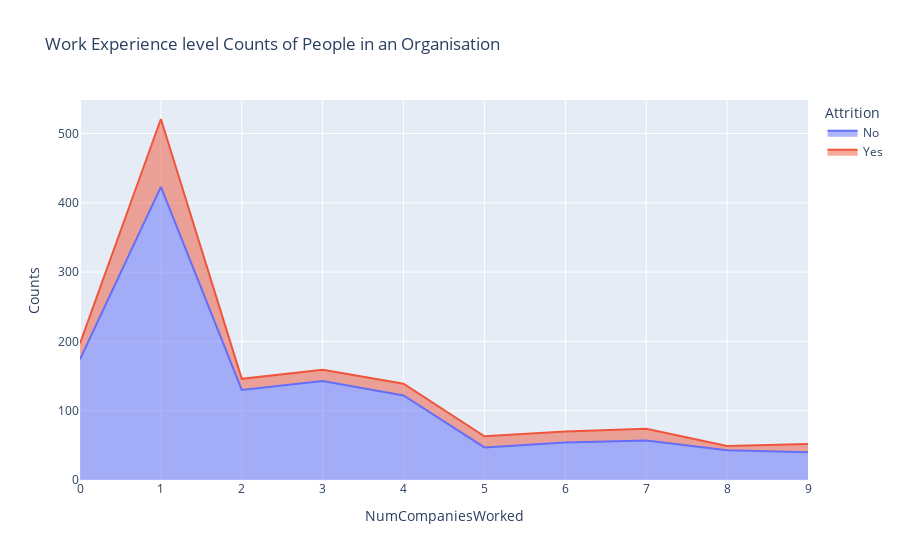

Notebook code cell kept with this figure:
### Markdown cell above
# Area plot to show the work experience level counts of people

### Code cell
ncwrd=hr.groupby(['NumCompaniesWorked','Attrition']).apply(lambda x:x['DailyRate'].count()).reset_index(name='Counts')
px.area(ncwrd,x='NumCompaniesWorked',y='Counts',color='Attrition',title='Work Experience level Counts of People in an Organisation')

### Figure 1 — Plotly figure (JSON) as saved in the notebook; plotly's stock layout.template omitted (floating-point values rounded to 4 significant figures)
{"data": [{"fillpattern": {"shape": ""}, "hovertemplate": "Attrition=No<br>NumCompaniesWorked=%{x}<br>Counts=%{y}<extra></extra>", "legendgroup": "No", "line": {"color": "#636efa"}, "marker": {"symbol": "circle"}, "mode": "lines", "name": "No", "orientation": "v", "showlegend": true, "stackgroup": "1", "type": "scatter", "x": [0, 1, 2, 3, 4, 5, 6, 7, 8, 9], "xaxis": "x", "y": [174, 423, 130, 143, 122, 47, 54, 57, 43, 40], "yaxis": "y"}, {"fillpattern": {"shape": ""}, "hovertemplate": "Attrition=Yes<br>NumCompaniesWorked=%{x}<br>Counts=%{y}<extra></extra>", "legendgroup": "Yes", "line": {"color": "#EF553B"}, "marker": {"symbol": "circle"}, "mode": "lines", "name": "Yes", "orientation": "v", "showlegend": true, "stackgroup": "1", "type": "scatter", "x": [0, 1, 2, 3, 4, 5, 6, 7, 8, 9], "xaxis": "x", "y": [23, 98, 16, 16, 17, 16, 16, 17, 6, 12], "yaxis": "y"}], "layout": {"legend": {"title": {"text": "Attrition"}, "tracegroupgap": 0}, "title": {"text": "Work Experience level Counts of People in an Organisation"}, "xaxis": {"anchor": "y", "domain": [0, 1], "title": {"text": "NumCompaniesWorked"}}, "yaxis": {"anchor": "x", "domain": [0, 1], "title": {"text": "Counts"}}}}
